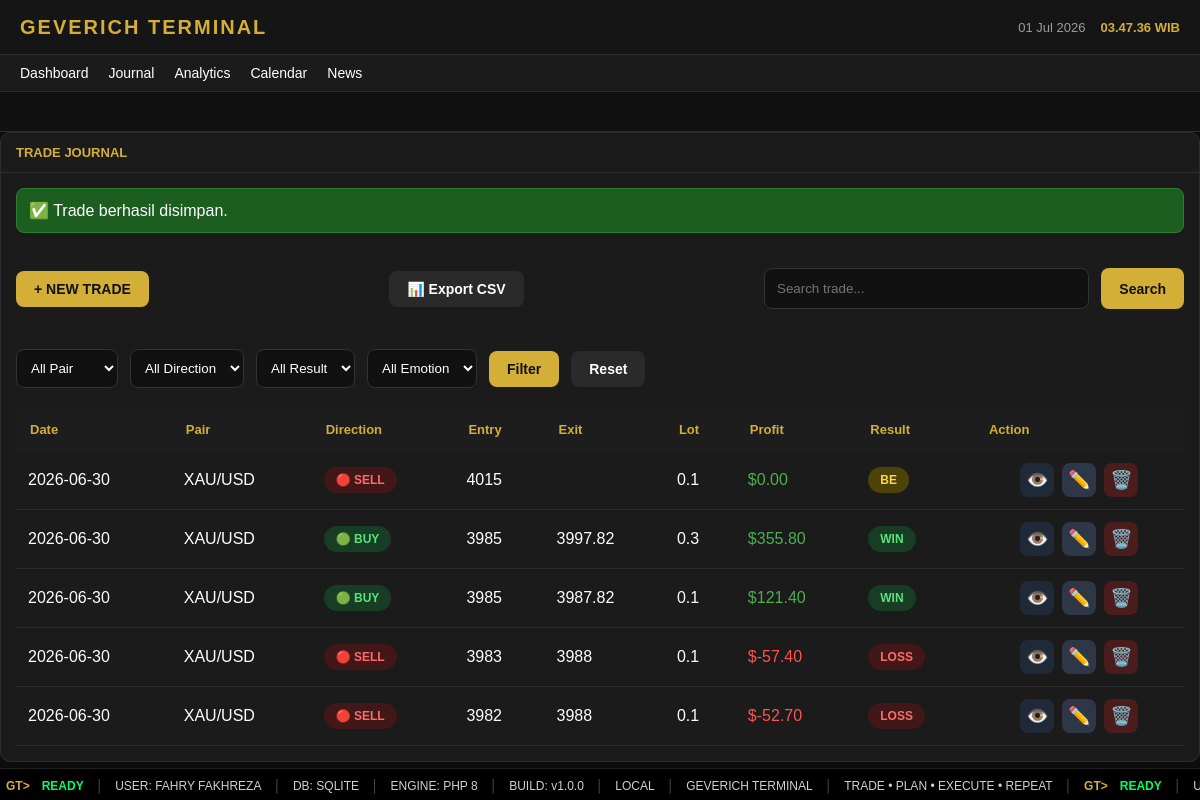
The app's page /?page=journal&success=1, older data.
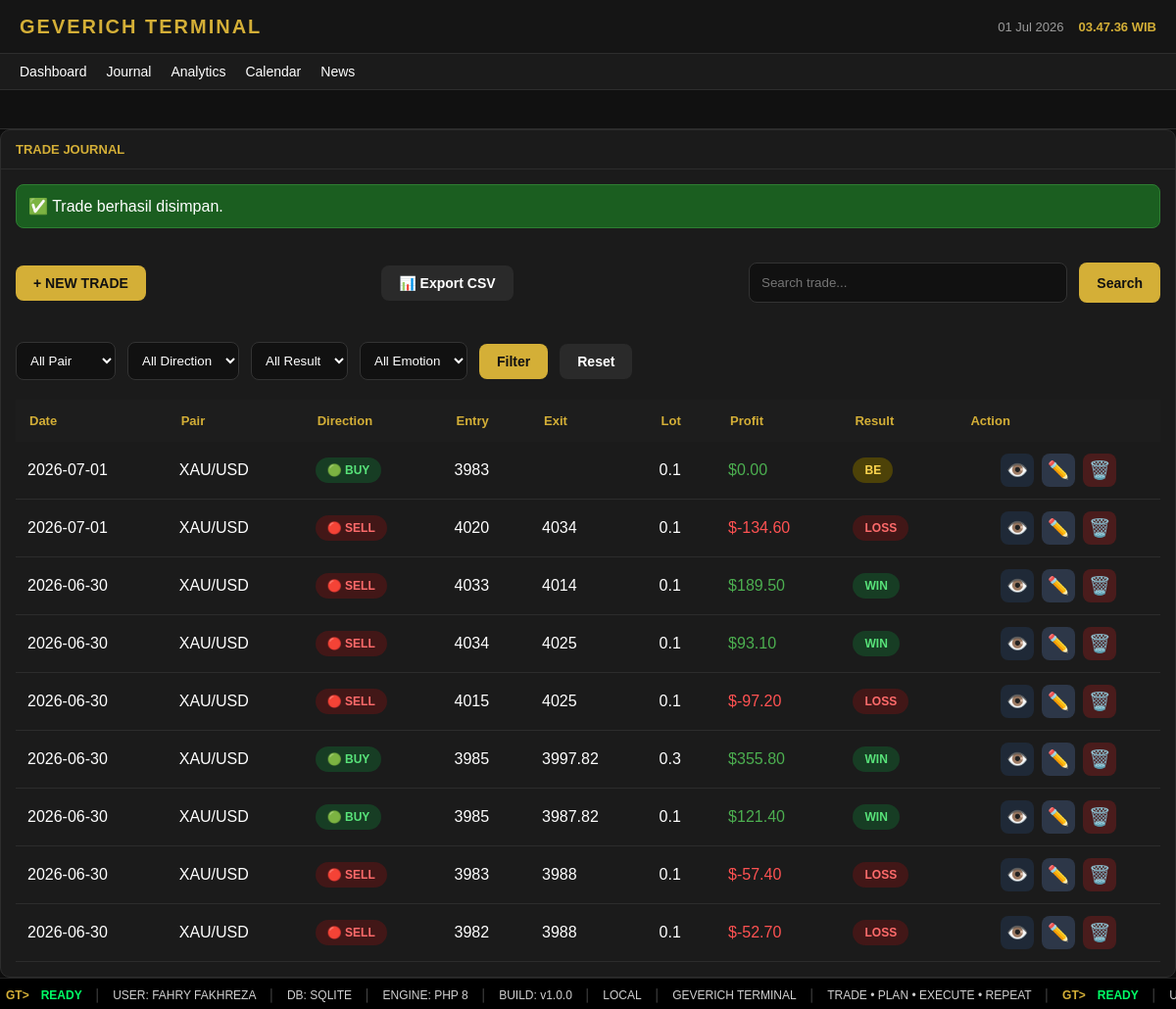
The same page, newer data.
### tables this page shows
CREATE TABLE trades (

id INTEGER PRIMARY KEY AUTOINCREMENT,

tanggal TEXT NOT NULL,

pair TEXT NOT NULL,

direction TEXT NOT NULL,

entry_price REAL NOT NULL,

sl REAL,

tp REAL,

exit_price REAL,

lot REAL,

profit_usd REAL DEFAULT 0,

hasil TEXT,

emotion TEXT,

note TEXT,

created_at DATETIME DEFAULT CURRENT_TIMESTAMP

);

### pages/journal.php (the view, shortened to what this page needs)
<?php
$db = getDB();
$sql = "SELECT * FROM trades WHERE 1=1";
$params = [];
$sql .= " ORDER BY tanggal DESC, id DESC";
$stmt = $db->prepare($sql);
$stmt->execute($params);
$trades = $stmt->fetchAll();
?>
<div class="card">
    <div class="panel-title">
        TRADE JOURNAL
    </div>
    <div class="panel-content">
        <?php if(isset($_GET['success'])): ?>
            <div class="success-box">
                ✅ Trade berhasil disimpan.
            </div>
        <?php endif; ?>
<div class="journal-header">
    <a href="?page=journal-create" class="btn btn-primary">
        + NEW TRADE
    </a>
   <a href="pages/export-csv.php" class="btn btn-secondary">
📊 Export CSV
</a>
    <form method="GET" class="journal-search">
        <input
            type="text"
            name="search"
            placeholder="Search trade..."
            value="<?= htmlspecialchars($_GET['search'] ?? '') ?>"
        >
        <button class="btn btn-primary">
            Search
        </button>
    </form>
</div>
    <form method="GET" class="journal-filter">
    <select name="pair">
        <option value="">All Pair</option>
    </select>
    <select name="direction">
    <option value="">All Direction</option>
</select>
<select name="hasil">
    <option value="">All Result</option>
</select>
<select name="emotion">
    <option value="">All Emotion</option>
</select>
    <button class="btn btn-primary">
        Filter
    </button>
    <a href="?page=journal" class="btn btn-secondary">
        Reset
    </a>
</form>
        <table class="trade-table">
            <thead>
            <tr>
                <th>Date</th>
                <th>Pair</th>
                <th>Direction</th>
                <th>Entry</th>
                <th>Exit</th>
                <th>Lot</th>
                <th>Profit</th>
                <th>Result</th>
                <th>Action</th>
            </tr>
            </thead>
            <tbody>
            <?php foreach($trades as $trade): ?>
            <tr>
                <td><?= $trade['tanggal'] ?></td>
                <td><?= $trade['pair'] ?></td>
<td>
<?php if($trade['direction']=="BUY"): ?>
<span class="badge badge-buy">
🟢 BUY
</span>
<?php else: ?>
<span class="badge badge-sell">
🔴 SELL
</span>
<?php endif; ?>
</td>
                <td><?= $trade['entry_price'] ?></td>
                <td><?= $trade['exit_price'] ?></td>
                <td><?= $trade['lot'] ?></td>
<td>
<?php
$profit=(float)$trade['profit_usd'];
?>
<span style="color:<?= $profit>=0 ? '#4caf50' : '#ff5252' ?>">
$<?= number_format($profit,2) ?>
</span>
</td>
                <td>
<?php
$class="badge-be";
if($trade['hasil']=="WIN"){
    $class="badge-win";
}
if($trade['hasil']=="LOSS"){
    $class="badge-loss";
}
?>
<span class="badge <?= $class ?>">
<?= $trade['hasil'] ?>
</span>
</td>
<td>
<div class="action-group">
<a href="?page=trade-view&id=<?= $trade['id'] ?>" class="action-btn view">
👁️
</a>
<a href="?page=trade-edit&id=<?= $trade['id'] ?>" class="action-btn edit">
✏️
</a>
<a href="pages/delete-trade.php?id=<?= $trade['id'] ?>"
class="action-btn delete"
onclick="return confirm('Yakin ingin menghapus trade ini?')">
🗑️
</a>
</div>
</td>
            </tr>
            <?php endforeach; ?>
            </tbody>
        </table>
    </div>
</div>

### includes/header.php (shortened to what this page needs)
<!DOCTYPE html>
<html lang="id">
<head>
<link rel="stylesheet" href="<?= BASE_URL ?>/assets/css/style.css">
</head>
<body>

### includes/navbar.php
<header class="topbar">
    <div class="logo">
        GEVERICH TERMINAL
    </div>
    <div class="topbar-right">
        <div id="todayDate"></div>
        <div id="clock"></div>
    </div>
</header>
<nav class="navbar">
<a href="?page=dashboard">Dashboard</a>
<a href="?page=journal">Journal</a>
<a href="?page=analytics">Analytics</a>
   <a href="?page=calendar">Calendar</a>
   <a href="?page=news">News</a>
</nav>

### includes/market-ticker.php (shortened to what this page needs)
<section class="market-ticker">
</section>

### index.php (shortened to what this page needs)
<?php
require_once 'includes/header.php';
require_once 'includes/navbar.php';
require_once 'includes/market-ticker.php';
$page = $_GET['page'] ?? 'dashboard';
switch ($page) {
    case 'journal':
        require 'pages/journal.php';
        break;
}
require_once 'includes/footer.php';

### includes/footer.php (shortened to what this page needs)
<footer class="terminal-status">
    <div class="ticker">
        <div class="ticker-content">
            <span class="gt">GT&gt;</span>
            <span class="ready">READY</span>
            <span class="sep">│</span>
            <span>USER: FAHRY FAKHREZA</span>
            <span class="sep">│</span>
            <span>DB: SQLITE</span>
            <span class="sep">│</span>
            <span>ENGINE: PHP 8</span>
            <span class="sep">│</span>
            <span>BUILD: v1.0.0</span>
            <span class="sep">│</span>
            <span>LOCAL</span>
            <span class="sep">│</span>
            <span>GEVERICH TERMINAL</span>
            <span class="sep">│</span>
            <span>TRADE • PLAN • EXECUTE • REPEAT</span>
            <span class="sep">│</span>
            <span class="gt">GT&gt;</span>
            <span class="ready">READY</span>
            <span class="sep">│</span>
            <span>USER: FAHRY FAKHREZA</span>
        </div>
    </div>
</footer>
</body>
</html>

### assets/css/style.css (style rules this page uses)
:root { --gold:#d4af37; --bg:#0d0d0d; --bg-panel:#151515; --bg-card:#1b1b1b; --border:#2d2d2d; --text:#ffffff; --text-muted:#9b9b9b; }
* { margin:0; padding:0; box-sizing:border-box; font-family:Arial, sans-serif; }
body { background:var(--bg); color:var(--text); padding-bottom:32px; }
.topbar { display:flex; justify-content:space-between; align-items:center; padding:0 20px; height:55px; background:var(--bg-panel); border-bottom:1px solid var(--border); }
.logo { font-size:20px; font-weight:bold; color:var(--gold); letter-spacing:2px; }
.topbar-right { display:flex; gap:15px; font-size:13px; color:var(--text-muted); }
#clock { color:var(--gold); font-weight:bold; }
.navbar { display:flex; gap:20px; padding:10px 20px; background:var(--bg-card); border-bottom:1px solid var(--border); }
.navbar a { color:var(--text); text-decoration:none; font-size:14px; }
.market-ticker { height:40px; display:flex; align-items:center; padding:0 15px; background:#111; border-bottom:1px solid var(--border); overflow:hidden; white-space:nowrap; }
.card { background:var(--bg-card); border:1px solid var(--border); border-radius:10px; overflow:hidden; }
.panel-title { padding:12px 15px; border-bottom:1px solid var(--border); color:var(--gold); font-weight:bold; font-size:13px; }
.panel-content { padding:15px; }
.success-box { background:#1b5e20; color:#fff; padding:12px; border-radius:8px; margin-bottom:15px; border:1px solid #2e7d32; }
.btn { display:inline-flex; align-items:center; justify-content:center; padding:10px 18px; border:none; border-radius:8px; font-size:14px; font-weight:600; text-decoration:none; cursor:pointer; transition:.25s; }
.btn-primary { background:#d4af37; color:#111; }
.btn-secondary { background:#2a2a2a; color:#fff; }
.journal-header { display:flex; justify-content:space-between; align-items:center; gap:20px; margin-bottom:20px; }
.journal-search { display:flex; gap:10px; width:420px; }
.journal-search input { flex:1; }
.trade-table { width:100%; border-collapse:collapse; }
.trade-table th { background:#1d1d1d; color:var(--gold); padding:14px; font-size:13px; text-align:left; }
.trade-table td { padding:12px; border-bottom:1px solid #2c2c2c; }
.journal-search { display:flex; gap:12px; margin:20px 0; }
.journal-search input { flex:1; padding:12px; background:#111; border:1px solid #333; color:white; border-radius:8px; }
.journal-filter { display:flex; gap:12px; margin-bottom:20px; align-items:center; }
.journal-filter select { padding:10px; background:#111; color:#fff; border:1px solid #333; border-radius:8px; }
.badge { display:inline-block; padding:6px 12px; border-radius:20px; font-size:12px; font-weight:bold; }
.badge-buy { background:#173d24; color:#58e37a; }
.badge-sell { background:#421717; color:#ff6b6b; }
.badge-win { background:#173d24; color:#58e37a; }
.badge-loss { background:#421717; color:#ff6b6b; }
.badge-be { background:#4d4208; color:#ffd54f; }
.action-btn { display:inline-flex; justify-content:center; align-items:center; width:34px; height:34px; border-radius:8px; text-decoration:none; font-size:18px; transition:.2s; cursor:pointer; }
.action-group { display:flex; justify-content:center; align-items:center; gap:8px; }
.action-btn.view { background:#1f2937; }
.action-btn.edit { background:#2d3748; }
.action-btn.delete { background:#4a1c1c; }
.terminal-status { position:fixed; bottom:0; left:0; width:100%; height:32px; background:#000; border-top:1px solid #222; overflow:hidden; z-index:9999; display:flex; align-items:center; }
.ticker { width:100%; overflow:hidden; }
.ticker-content { display:inline-flex; align-items:center; white-space:nowrap; font-family:Consolas, monospace; font-size:12px; color:#d0d0d0; animation:bloombergTicker 35s linear infinite; }
.ticker-content span { padding:0 6px; }
.gt { color:#d4af37; font-weight:bold; }
.ready { color:#00ff66; font-weight:bold; }
.sep { color:#555; }

Row changes from the older to the newer data that the page shows:
added trades: tanggal "2026-07-01", pair "XAU/USD", direction "🟢 BUY", entry_price "3983", lot "0.1", profit_usd "0.00", hasil "BE"
added trades: tanggal "2026-07-01", pair "XAU/USD", direction "🔴 SELL", entry_price "4020", exit_price "4034", lot "0.1", profit_usd "-134.60", hasil "LOSS"
added trades: tanggal "2026-06-30", pair "XAU/USD", direction "🔴 SELL", entry_price "4033", exit_price "4014", lot "0.1", profit_usd "189.50", hasil "WIN"
added trades: tanggal "2026-06-30", pair "XAU/USD", direction "🔴 SELL", entry_price "4034", exit_price "4025", lot "0.1", profit_usd "93.10", hasil "WIN"
changed trades (number 5 of 9 on the later page): exit_price (not shown) → "4025"; profit_usd "0.00" → "-97.20"; hasil "BE" → "LOSS"
